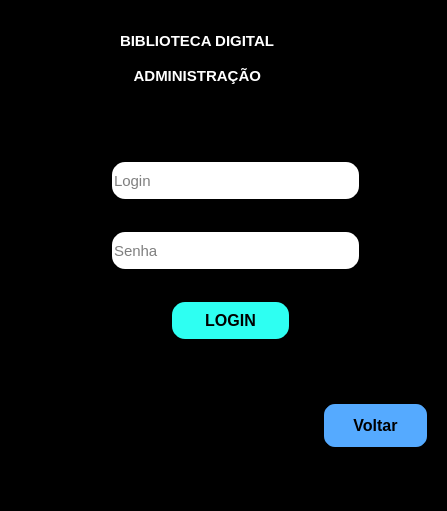
<?xml version="1.0" encoding="UTF-8"?>
<ui version="4.0">
 <class>MainWindow</class>
 <widget class="QMainWindow" name="MainWindow">
  <property name="geometry">
   <rect>
    <x>0</x>
    <y>0</y>
    <width>447</width>
    <height>511</height>
   </rect>
  </property>
  <property name="windowTitle">
   <string>Administração</string>
  </property>
  <property name="styleSheet">
   <string notr="true">background-color: rgb(0, 0, 0);</string>
  </property>
  <widget class="QWidget" name="centralwidget">
   <widget class="QLabel" name="label">
    <property name="geometry">
     <rect>
      <x>330</x>
      <y>10</y>
      <width>81</width>
      <height>71</height>
     </rect>
    </property>
    <property name="text">
     <string/>
    </property>
    <property name="pixmap">
     <pixmap>admin.png</pixmap>
    </property>
    <property name="scaledContents">
     <bool>true</bool>
    </property>
   </widget>
   <widget class="QLabel" name="label_6">
    <property name="geometry">
     <rect>
      <x>120</x>
      <y>10</y>
      <width>211</width>
      <height>61</height>
     </rect>
    </property>
    <property name="font">
     <font>
      <pointsize>11</pointsize>
      <weight>75</weight>
      <bold>true</bold>
     </font>
    </property>
    <property name="styleSheet">
     <string notr="true">color: rgb(255, 255, 255);</string>
    </property>
    <property name="text">
     <string>BIBLIOTECA DIGITAL </string>
    </property>
   </widget>
   <widget class="QLabel" name="label_5">
    <property name="geometry">
     <rect>
      <x>30</x>
      <y>10</y>
      <width>81</width>
      <height>71</height>
     </rect>
    </property>
    <property name="text">
     <string/>
    </property>
    <property name="pixmap">
     <pixmap>pngwing.com.png</pixmap>
    </property>
    <property name="scaledContents">
     <bool>true</bool>
    </property>
   </widget>
   <widget class="QLabel" name="label_7">
    <property name="geometry">
     <rect>
      <x>130</x>
      <y>60</y>
      <width>171</width>
      <height>31</height>
     </rect>
    </property>
    <property name="font">
     <font>
      <pointsize>11</pointsize>
      <weight>75</weight>
      <bold>true</bold>
     </font>
    </property>
    <property name="styleSheet">
     <string notr="true">color: rgb(255, 255, 255);</string>
    </property>
    <property name="text">
     <string> ADMINISTRAÇÃO</string>
    </property>
   </widget>
   <widget class="QLabel" name="label_2">
    <property name="geometry">
     <rect>
      <x>110</x>
      <y>270</y>
      <width>251</width>
      <height>31</height>
     </rect>
    </property>
    <property name="font">
     <font>
      <pointsize>9</pointsize>
      <weight>75</weight>
      <italic>false</italic>
      <bold>true</bold>
      <underline>false</underline>
      <strikeout>false</strikeout>
     </font>
    </property>
    <property name="styleSheet">
     <string notr="true">color: rgb(255, 255, 127);
color: rgb(255, 0, 0);</string>
    </property>
    <property name="text">
     <string/>
    </property>
   </widget>
   <widget class="QLineEdit" name="admsenha">
    <property name="geometry">
     <rect>
      <x>110</x>
      <y>230</y>
      <width>251</width>
      <height>41</height>
     </rect>
    </property>
    <property name="font">
     <font>
      <pointsize>11</pointsize>
     </font>
    </property>
    <property name="styleSheet">
     <string notr="true">background-color: rgb(255, 255, 255);
border-radius: 15px;
border-style: outset;
border-width: 2px;</string>
    </property>
    <property name="echoMode">
     <enum>QLineEdit::Password</enum>
    </property>
    <property name="placeholderText">
     <string>Senha</string>
    </property>
   </widget>
   <widget class="QPushButton" name="pushButton">
    <property name="geometry">
     <rect>
      <x>170</x>
      <y>300</y>
      <width>121</width>
      <height>41</height>
     </rect>
    </property>
    <property name="font">
     <font>
      <pointsize>12</pointsize>
      <weight>75</weight>
      <bold>true</bold>
     </font>
    </property>
    <property name="styleSheet">
     <string notr="true">border-radius: 15px;
background-color: rgb(46, 255, 242);
border-style: outset;
border-width: 2px;
border-color: black;</string>
    </property>
    <property name="text">
     <string>LOGIN</string>
    </property>
   </widget>
   <widget class="QLineEdit" name="adm">
    <property name="geometry">
     <rect>
      <x>110</x>
      <y>160</y>
      <width>251</width>
      <height>41</height>
     </rect>
    </property>
    <property name="font">
     <font>
      <pointsize>11</pointsize>
     </font>
    </property>
    <property name="styleSheet">
     <string notr="true">background-color: rgb(255, 255, 255);
border-radius: 15px;
border-style: outset;
border-width: 2px;</string>
    </property>
    <property name="inputMask">
     <string/>
    </property>
    <property name="text">
     <string/>
    </property>
    <property name="echoMode">
     <enum>QLineEdit::Password</enum>
    </property>
    <property name="placeholderText">
     <string>Login</string>
    </property>
   </widget>
   <widget class="QPushButton" name="pushButton_7">
    <property name="geometry">
     <rect>
      <x>320</x>
      <y>400</y>
      <width>111</width>
      <height>51</height>
     </rect>
    </property>
    <property name="font">
     <font>
      <pointsize>12</pointsize>
      <weight>75</weight>
      <bold>true</bold>
     </font>
    </property>
    <property name="styleSheet">
     <string notr="true">border-radius: 15px;
border-style: outset;
background-color: rgb(85, 170, 255);
border-width: 4px;
border-color: black;</string>
    </property>
    <property name="text">
     <string>Voltar</string>
    </property>
    <property name="icon">
     <iconset>
      <normaloff>voltar.png</normaloff>voltar.png</iconset>
    </property>
   </widget>
   <widget class="QLabel" name="label_3">
    <property name="geometry">
     <rect>
      <x>70</x>
      <y>230</y>
      <width>31</width>
      <height>31</height>
     </rect>
    </property>
    <property name="text">
     <string/>
    </property>
    <property name="pixmap">
     <pixmap>mostrar-senha.png</pixmap>
    </property>
    <property name="scaledContents">
     <bool>true</bool>
    </property>
   </widget>
   <widget class="QLabel" name="label_4">
    <property name="geometry">
     <rect>
      <x>70</x>
      <y>160</y>
      <width>31</width>
      <height>31</height>
     </rect>
    </property>
    <property name="text">
     <string/>
    </property>
    <property name="pixmap">
     <pixmap>loginadm.png</pixmap>
    </property>
    <property name="scaledContents">
     <bool>true</bool>
    </property>
   </widget>
   <widget class="QLabel" name="erro">
    <property name="geometry">
     <rect>
      <x>120</x>
      <y>270</y>
      <width>251</width>
      <height>31</height>
     </rect>
    </property>
    <property name="font">
     <font>
      <pointsize>9</pointsize>
      <weight>75</weight>
      <italic>false</italic>
      <bold>true</bold>
      <underline>false</underline>
      <strikeout>false</strikeout>
     </font>
    </property>
    <property name="styleSheet">
     <string notr="true">color: rgb(255, 255, 127);
color: rgb(255, 0, 0);</string>
    </property>
    <property name="text">
     <string/>
    </property>
   </widget>
   <zorder>label</zorder>
   <zorder>label_6</zorder>
   <zorder>label_5</zorder>
   <zorder>label_7</zorder>
   <zorder>label_2</zorder>
   <zorder>admsenha</zorder>
   <zorder>adm</zorder>
   <zorder>pushButton_7</zorder>
   <zorder>label_3</zorder>
   <zorder>label_4</zorder>
   <zorder>erro</zorder>
   <zorder>pushButton</zorder>
  </widget>
  <widget class="QMenuBar" name="menubar">
   <property name="geometry">
    <rect>
     <x>0</x>
     <y>0</y>
     <width>447</width>
     <height>26</height>
    </rect>
   </property>
  </widget>
  <widget class="QStatusBar" name="statusbar"/>
 </widget>
 <resources/>
 <connections/>
</ui>
